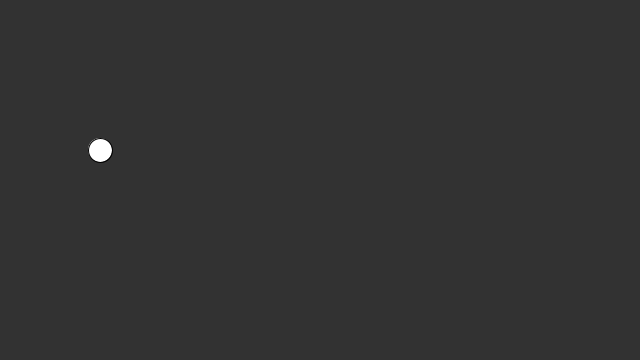
Frame 1 (no input)
Frame 60 (the mouse pressed at the canvas centre just before this capture): identical to frame 1, image omitted
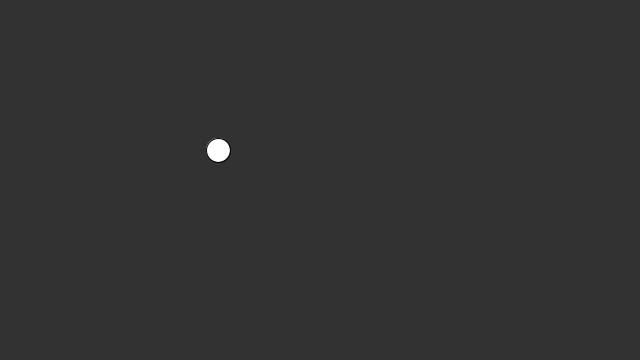
Frame 120 (the mouse held since frame 60 and released just before this capture)

The Processing sketch that drew these frames (run headless with seeded random() and noise(); from frame 60 on, the mouse is pressed at the canvas centre):

// Processing sketch: Boolean
// ── Boolean.pde
//Boolean Variables


//when mouse clicked circle will move
//pressed again circle will stop



void setup ()
{
  size(640,360);
 
}
float x = 100;
boolean going = false;

void draw ()
{
   background(50);
  fill(255);
  ellipse(x,150,24,24);
  
  if (going)
  {
   x = x +2;
  }

}

void mousePressed()
{
  
  going = !going;//will change going from true the false and vise versa
  
}
